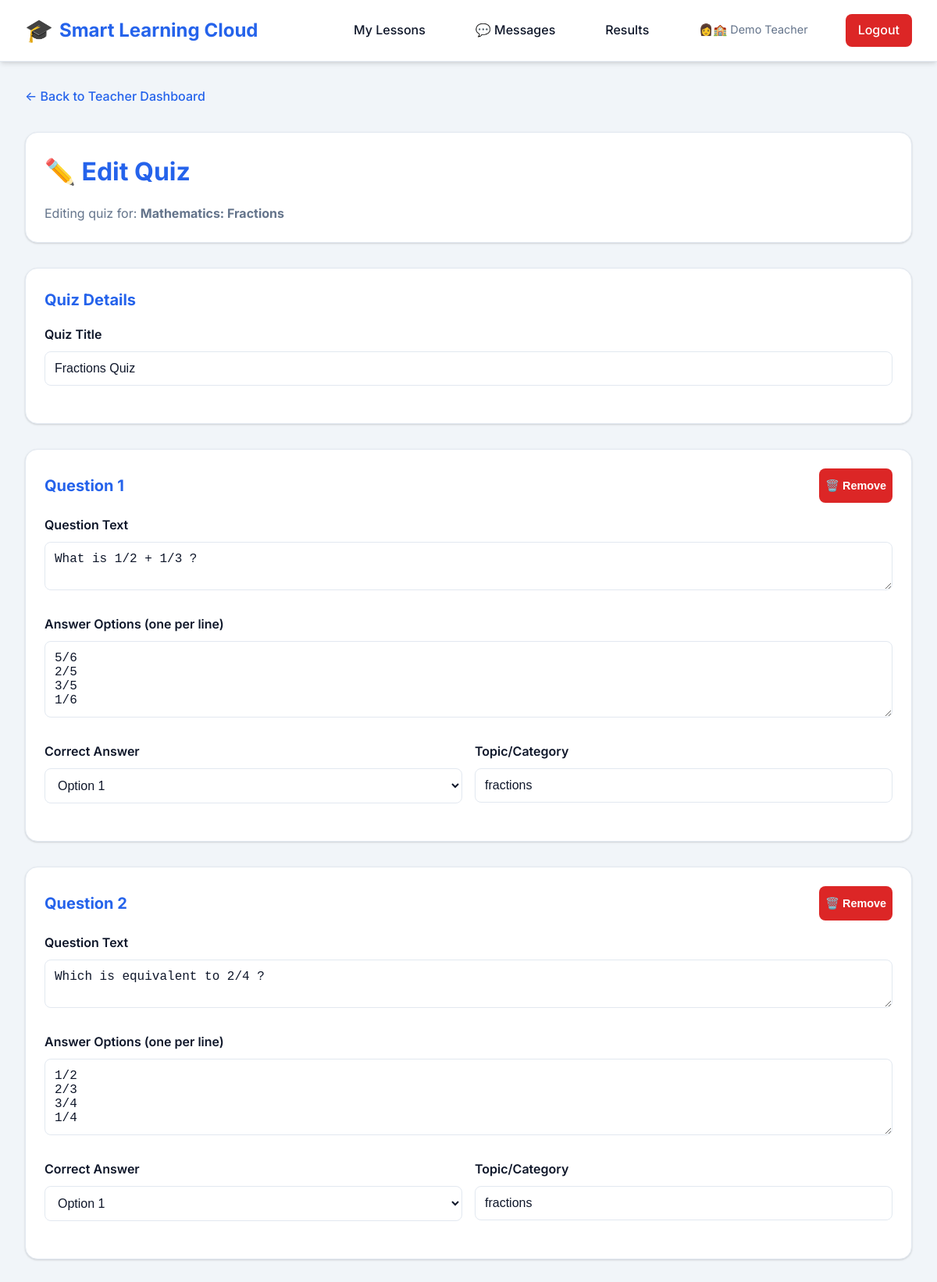
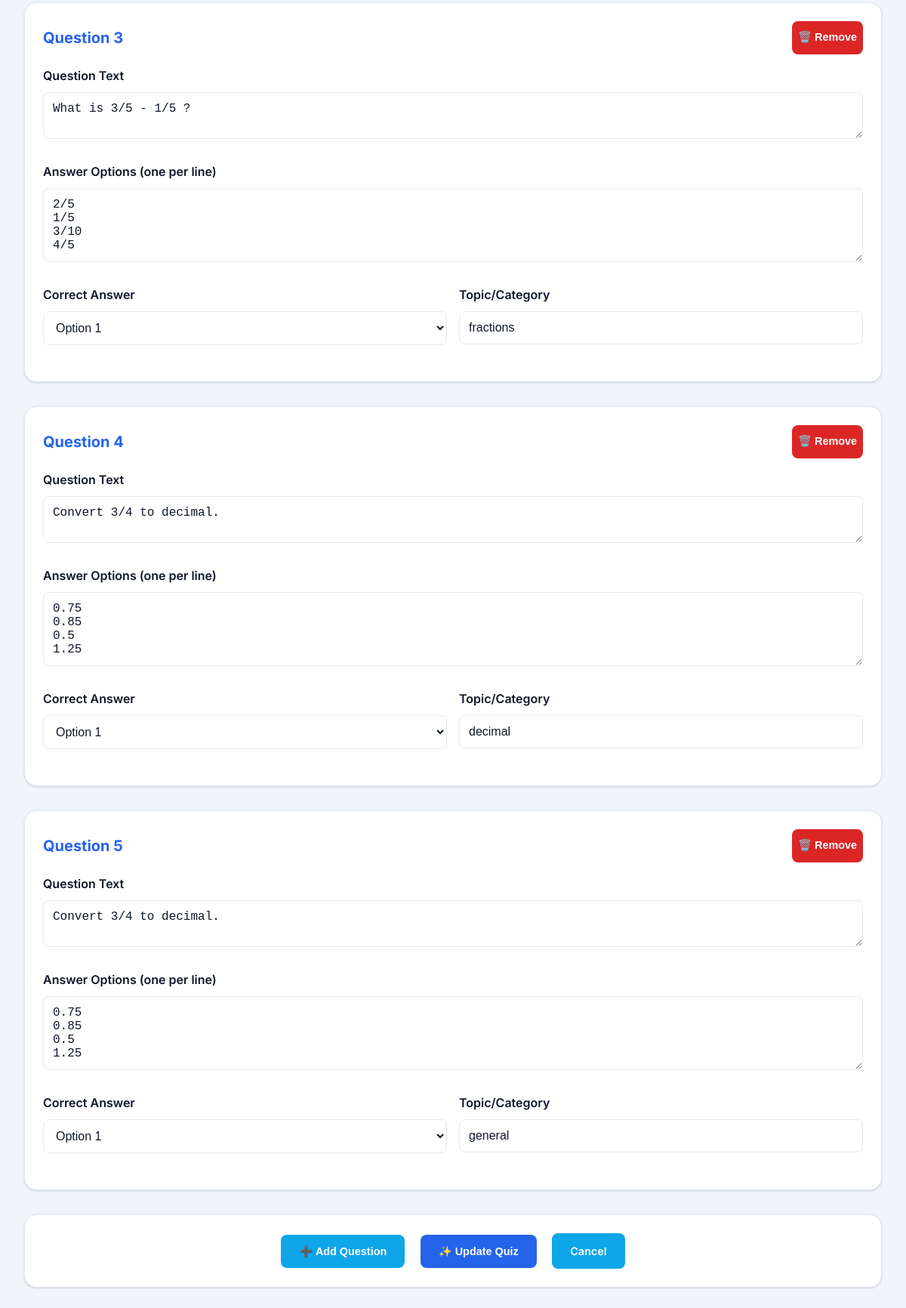
The app's page /edit-quiz/1 (signed in) with its own data (2 pictures, top to bottom).
### tables this page shows
CREATE TABLE lessons (
        id INTEGER PRIMARY KEY AUTOINCREMENT,
        title TEXT,
        description TEXT,
        video_url TEXT,
        created_at TEXT
    );

CREATE TABLE quizzes (
        id INTEGER PRIMARY KEY AUTOINCREMENT,
        lesson_id INTEGER,
        title TEXT
    );

CREATE TABLE questions (
        id INTEGER PRIMARY KEY AUTOINCREMENT,
        quiz_id INTEGER,
        question TEXT,
        options TEXT, -- JSON list
        answer_index INTEGER,
        topic TEXT
    );

### app.py (the view)
        def decorated_function(*args, **kwargs):
            if 'user_type' not in session:
                return redirect(url_for('login'))
            if role and session.get('user_type') != role:
                flash('Access denied!', 'error')
                return redirect(url_for('login'))
            return f(*args, **kwargs)

### app.py (called while the page is built, shortened)
@app.template_filter('from_json')
def from_json_filter(value):
    return json.loads(value)

def get_db():
    db = getattr(g, '_database', None)
    if db is None:
        db = g._database = sqlite3.connect(APP_DB)
        db.row_factory = sqlite3.Row
    return db

def query_db(query, args=(), one=False):
    cur = get_db().execute(query, args)
    rv = cur.fetchall()
    cur.close()
    return (rv[0] if rv else None) if one else rv

@app.teardown_appcontext
def close_connection(exception):
    db = getattr(g, '_database', None)
    if db is not None:
        db.close()

def login_required(role=None):
    def decorator(f):
        def decorated_function(*args, **kwargs):
            if 'user_type' not in session:
                return redirect(url_for('login'))
            if role and session.get('user_type') != role:
                flash('Access denied!', 'error')
                return redirect(url_for('login'))
            return f(*args, **kwargs)
        decorated_function.__name__ = f.__name__
        return decorated_function
    return decorator

@app.route('/edit-quiz/<int:quiz_id>', methods=['GET', 'POST'])
@login_required('teacher')
def edit_quiz(quiz_id):
    quiz = query_db("SELECT * FROM quizzes WHERE id=?", (quiz_id,), one=True)
    if not quiz:
        return redirect(url_for('teacher'))
    lesson = query_db("SELECT * FROM lessons WHERE id=?", (quiz['lesson_id'],), one=True)
    questions = query_db("SELECT * FROM questions WHERE quiz_id=?", (quiz_id,))
    return render_template('edit_quiz.html', quiz=quiz, lesson=lesson, questions=questions)

### templates/edit_quiz.html (shortened to what this page needs)
{% extends "base.html" %}
{% block content %}
<div style="margin-bottom: 2rem;">
  <a href="{{ url_for('teacher') }}" style="color: var(--primary); text-decoration: none; font-weight: 500;">
    ← Back to Teacher Dashboard
  </a>
</div>
<div class="card" style="margin-bottom: 2rem;">
  <h1 style="margin: 0 0 1rem 0; color: var(--primary);">✏️ Edit Quiz</h1>
  <p style="color: var(--text-light); margin: 0;">
    Editing quiz for: <strong>{{ lesson['title'] }}</strong>
  </p>
</div>
<form method="post" id="quiz-form">
  <div class="card" style="margin-bottom: 2rem;">
    <h3 style="margin-top: 0;">Quiz Details</h3>
    <div class="form-group">
      <label for="quiz_title">Quiz Title</label>
      <input type="text" id="quiz_title" name="quiz_title" class="form-control"
             value="{{ quiz['title'] }}" required>
    </div>
  </div>
  <div id="questions-container">
    {% for question in questions %}
    <div class="card" style="margin-bottom: 2rem;" id="question-{{ loop.index }}">
      <div style="display: flex; justify-content: space-between; align-items: center; margin-bottom: 1rem;">
        <h3 style="margin: 0;">Question {{ loop.index }}</h3>
        <button type="button" onclick="removeQuestion({{ loop.index }})" class="btn btn-danger" style="padding: 0.5rem;">
          🗑️ Remove
        </button>
      </div>
      <div class="form-group">
        <label for="question-{{ loop.index }}-text">Question Text</label>
        <textarea id="question-{{ loop.index }}-text" name="questions" class="form-control" rows="2" required>{{ question['question'] }}</textarea>
      </div>
      <div class="form-group">
        <label for="question-{{ loop.index }}-options">Answer Options (one per line)</label>
        <textarea id="question-{{ loop.index }}-options" name="options" class="form-control" rows="4" required>{% for option in question['options']|from_json %}{{ option }}{% if not loop.last %}
{% endif %}{% endfor %}</textarea>
      </div>
      <div style="display: grid; grid-template-columns: 1fr 1fr; gap: 1rem;">
        <div class="form-group">
          <label for="question-{{ loop.index }}-answer">Correct Answer</label>
          <select id="question-{{ loop.index }}-answer" name="correct_answers" class="form-control" required>
            {% for option in question['options']|from_json %}
            <option value="{{ loop.index0 }}" {% if loop.index0 == question['answer_index'] %}selected{% endif %}>
              Option {{ loop.index }}
            </option>
            {% endfor %}
          </select>
        </div>
        <div class="form-group">
          <label for="question-{{ loop.index }}-topic">Topic/Category</label>
          <input type="text" id="question-{{ loop.index }}-topic" name="topics" class="form-control"
                 value="{{ question['topic'] or 'general' }}">
        </div>
      </div>
    </div>
    {% endfor %}
  </div>
  <div class="card" style="text-align: center; margin-bottom: 2rem;">
    <button type="button" onclick="addQuestion()" class="btn btn-secondary">
      ➕ Add Question
    </button>
    <button type="submit" class="btn" style="margin-left: 1rem;">
      ✨ Update Quiz
    </button>
    <a href="{{ url_for('teacher') }}" class="btn btn-secondary" style="margin-left: 1rem;">
      Cancel
    </a>
  </div>
</form>
{% endblock %}

### static/css/style.css (style rules this page uses)
:root { --primary: #2563eb; --primary-dark: #1d4ed8; --primary-light: #3b82f6; --secondary: #0ea5e9; --success: #059669; --warning: #d97706; --danger: #dc2626; --bg: #f1f5f9; --card: #ffffff; --text: #0f172a; --text-light: #64748b; --text-muted: #94a3b8; --border: #e2e8f0; --border-light: #f1f5f9; --shadow: 0 1px 3px 0 rgba(0, 0, 0, 0.1), 0 1px 2px 0 rgba(0, 0, 0, 0.06); --shadow-md: 0 4px 6px -1px rgba(0, 0, 0, 0.1), 0 2px 4px -1px rgba(0, 0, 0, 0.06); --shadow-lg: 0 10px 15px -3px rgba(0, 0, 0, 0.1), 0 4px 6px -2px rgba(0, 0, 0, 0.05); --shadow-xl: 0 20px 25px -5px rgba(0, 0, 0, 0.1), 0 10px 10px -5px rgba(0, 0, 0, 0.04); --gradient: linear-gradient(135deg, var(--primary) 0%, var(--secondary) 100%); }
* { box-sizing: border-box; }
body { background: var(--bg); color: var(--text); font-family: 'Inter', -apple-system, BlinkMacSystemFont, 'Segoe UI', Roboto, sans-serif; margin: 0; line-height: 1.6; font-size: 16px; -webkit-font-smoothing: antialiased; -moz-osx-font-smoothing: grayscale; }
.card { background: var(--card); padding: 1.5rem; border-radius: 1rem; box-shadow: var(--shadow); border: 1px solid var(--border); transition: all 0.3s cubic-bezier(0.4, 0, 0.2, 1); position: relative; overflow: hidden; }
.card::before { content: ''; position: absolute; top: 0; left: 0; right: 0; height: 3px; background: var(--gradient); transform: scaleX(0); transition: transform 0.3s ease; }
.card h3 { margin: 0 0 1rem 0; color: var(--primary); font-size: 1.25rem; }
.card p { color: var(--text-light); margin: 0 0 1rem 0; }
.btn { display: inline-flex; align-items: center; justify-content: center; gap: 0.5rem; padding: 0.75rem 1.5rem; background: var(--primary); color: white; border: none; border-radius: 0.5rem; text-decoration: none; font-weight: 600; cursor: pointer; transition: all 0.2s; font-size: 0.9rem; text-align: center; min-height: 44px; }
.btn-secondary { background: var(--secondary); }
.btn-danger { background: var(--danger); }
.form-group { margin-bottom: 1.5rem; }
.form-group label { display: block; margin-bottom: 0.5rem; font-weight: 600; color: var(--text); }
.form-control { width: 100%; padding: 0.75rem; border: 1px solid var(--border); border-radius: 0.5rem; background: var(--card); color: var(--text); font-size: 1rem; transition: border-color 0.2s; }

### records on screen
lessons: title "Mathematics: Fractions"
quizzes: quiz_title "Fractions Quiz"
questions: questions "What is 1/2 + 1/3 ?", options "5/6 2/5 3/5 1/6", correct_answers "Option 1", topics "fractions"
questions: questions "Which is equivalent to 2/4 ?", options "1/2 2/3 3/4 1/4", correct_answers "Option 1", topics "fractions"
questions: questions "What is 3/5 - 1/5 ?", options "2/5 1/5 3/10 4/5", correct_answers "Option 1", topics "fractions"
questions: questions "Convert 3/4 to decimal.", options "0.75 0.85 0.5 1.25", correct_answers "Option 1", topics "decimal"
questions: questions "Convert 3/4 to decimal.", options "0.75 0.85 0.5 1.25", correct_answers "Option 1", topics "general"

### other values on screen
{{ '👩🏫' if session.user_type == 'teacher' else '🎓' }} "👩🏫"
{{ session.username }} "Demo Teacher"
